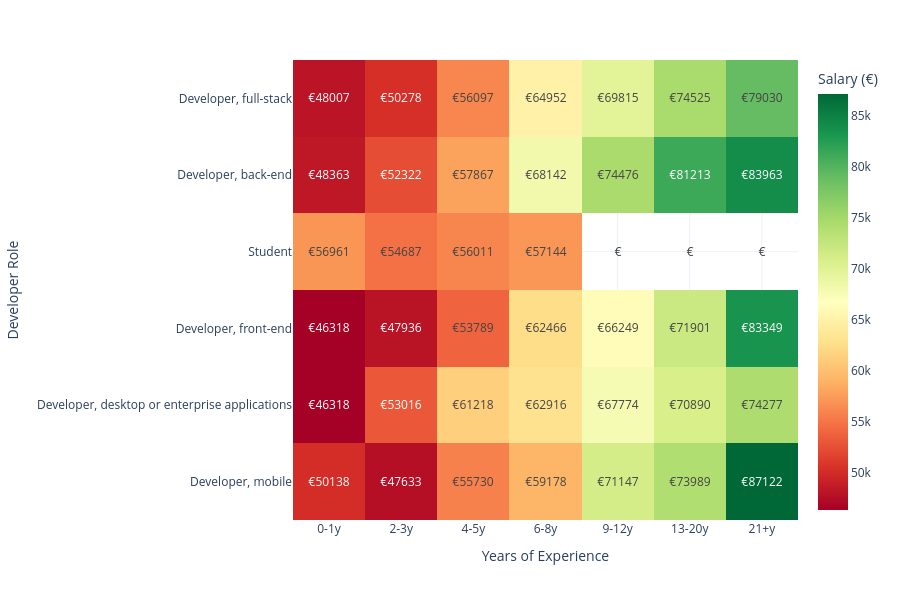

Write notebook code for a chart like this one.
### Code cell
import pandas as pd
import numpy as np
import plotly.express as px

# =========================
# Preparar datos
# =========================
df_matrix = dataset_limpo_medianag[['DevType', 'YearsCodePro', 'ConvertedCompYearly']].copy()

df_matrix['YearsCodePro'] = pd.to_numeric(df_matrix['YearsCodePro'], errors='coerce')
df_matrix['ConvertedCompYearly'] = pd.to_numeric(df_matrix['ConvertedCompYearly'], errors='coerce')

df_matrix = df_matrix[
    (df_matrix['ConvertedCompYearly'] > 1000) & 
    (df_matrix['ConvertedCompYearly'] < 500000)
].copy()

USD_TO_EUR = 0.92
df_matrix['SalaryEUR'] = df_matrix['ConvertedCompYearly'] * USD_TO_EUR

# =========================
# Experiencia
# =========================
exp_bins = [-0.001, 1, 3, 5, 8, 12, 20, np.inf]
exp_labels = ['0-1y', '2-3y', '4-5y', '6-8y', '9-12y', '13-20y', '21+y']

df_matrix['ExpBand'] = pd.cut(
    df_matrix['YearsCodePro'],
    bins=exp_bins,
    labels=exp_labels,
    include_lowest=True
)

# =========================
# Top roles
# =========================
devtypes_clean = (
    df_matrix['DevType']
    .astype(str)
    .str.split(';')
    .explode()
    .str.strip()
)

devtypes_clean = devtypes_clean[
    (devtypes_clean != '') &
    (devtypes_clean != 'Sem dado') &
    (devtypes_clean != 'Sem dados') &
    (devtypes_clean != 'Other (please specify):')
]

top_devtypes = devtypes_clean.value_counts().head(6).index.tolist()

# =========================
# Rol principal
# =========================
def get_primary_role(devtype_str, top_roles):
    for role in top_roles:
        if str(role).lower() in str(devtype_str).lower():
            return role
    return 'Other'

df_matrix['PrimaryRole'] = df_matrix['DevType'].astype(str).apply(
    lambda x: get_primary_role(x, top_devtypes)
)

df_matrix = df_matrix[df_matrix['PrimaryRole'] != 'Other'].copy()

# =========================
# Crear matriz
# =========================
matrix_data = []

for role in top_devtypes:
    row = []
    for exp in exp_labels:
        subset = df_matrix[
            (df_matrix['PrimaryRole'] == role) & 
            (df_matrix['ExpBand'] == exp)
        ]
        avg_salary = subset['SalaryEUR'].mean() if len(subset) > 10 else np.nan
        row.append(avg_salary)
    matrix_data.append(row)

salary_matrix = pd.DataFrame(
    matrix_data,
    index=top_devtypes,
    columns=exp_labels
)

# =========================
# Heatmap Plotly
# =========================
fig = px.imshow(
    salary_matrix,
    text_auto=".0f",
    color_continuous_scale="RdYlGn",
    aspect="auto",
    labels=dict(x="Years of Experience", y="Developer Role", color="Salary (€)"),
)

# Formato de texto (€)
fig.update_traces(
    texttemplate="€%{z:.0f}",
    hovertemplate="Role: %{y}<br>Experience: %{x}<br>Salary: €%{z:,.0f}<extra></extra>"
)

fig.update_layout(
    template="plotly_white",
    height=600
)

# =========================
# Exportar + mostrar
# =========================
fig.write_html('./Public/assets/career_pathw3.html')
fig.show()

print("✓ Matrix exported successfully")

### Figure 1 — Plotly figure (JSON) as saved in the notebook; plotly's stock layout.template omitted (floating-point values rounded to 4 significant figures)
{"data": [{"coloraxis": "coloraxis", "hovertemplate": "Role: %{y}<br>Experience: %{x}<br>Salary: €%{z:,.0f}<extra></extra>", "name": "0", "texttemplate": "€%{z:.0f}", "type": "heatmap", "x": ["0-1y", "2-3y", "4-5y", "6-8y", "9-12y", "13-20y", "21+y"], "xaxis": "x", "y": ["Developer, full-stack", "Developer, back-end", "Student", "Developer, front-end", "Developer, desktop or enterprise applications", "Developer, mobile"], "yaxis": "y", "z": [[48010.0, 50280.0, 56100.0, 64950.0, 69810.0, 74530.0, 79030.0], [48360.0, 52320.0, 57870.0, 68140.0, 74480.0, 81210.0, 83960.0], [56960.0, 54690.0, 56010.0, 57140.0, NaN, NaN, NaN], [46320.0, 47940.0, 53790.0, 62470.0, 66250.0, 71900.0, 83350.0], [46320.0, 53020.0, 61220.0, 62920.0, 67770.0, 70890.0, 74280.0], [50140.0, 47630.0, 55730.0, 59180.0, 71150.0, 73990.0, 87120.0]]}], "layout": {"coloraxis": {"colorbar": {"title": {"text": "Salary (€)"}}, "colorscale": [[0, "rgb(165,0,38)"], [0.1, "rgb(215,48,39)"], [0.2, "rgb(244,109,67)"], [0.3, "rgb(253,174,97)"], [0.4, "rgb(254,224,139)"], [0.5, "rgb(255,255,191)"], [0.6, "rgb(217,239,139)"], [0.7, "rgb(166,217,106)"], [0.8, "rgb(102,189,99)"], [0.9, "rgb(26,152,80)"], [1, "rgb(0,104,55)"]]}, "height": 600, "margin": {"t": 60}, "xaxis": {"anchor": "y", "domain": [0, 1], "title": {"text": "Years of Experience"}}, "yaxis": {"anchor": "x", "autorange": "reversed", "domain": [0, 1], "title": {"text": "Developer Role"}}}}
